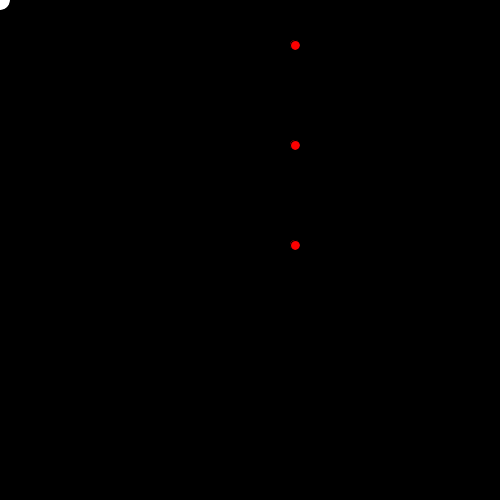
Frame 1 (no input)
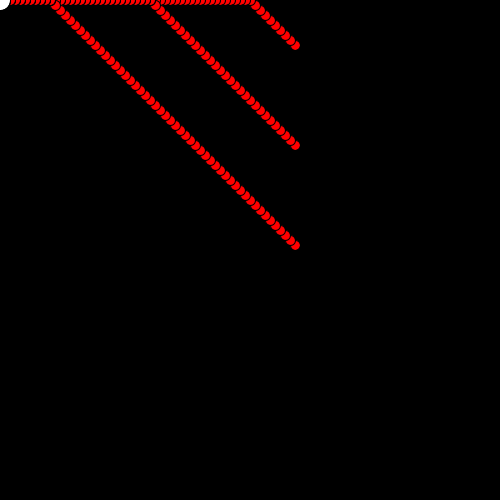
Frame 60 (the mouse pressed at the canvas centre just before this capture)
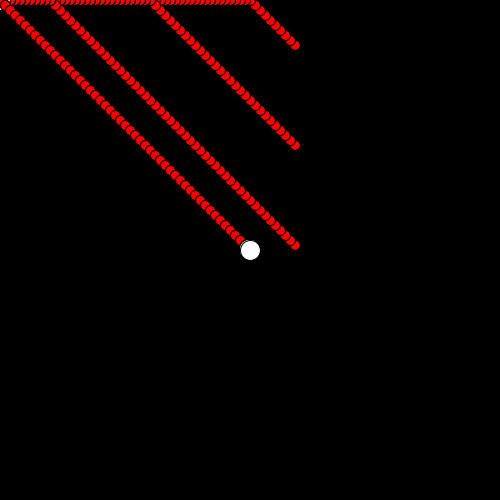
Frame 120 (the mouse held since frame 60 and released just before this capture)

The Processing sketch that drew these frames (run headless with seeded random() and noise(); from frame 60 on, the mouse is pressed at the canvas centre):

// Processing sketch: hunterAI
// ── hunterAI.pde
pc guy = new pc();
hunter [] set= new hunter[3];
int hunterSpeed = 5;

void setup() {
 size(500,500); 
 background(0);
 for(int cnt=0; cnt<set.length; cnt++){
   set[cnt]= new hunter(300,(100*cnt+50)); 
 }
}

void draw() {
  clear();
  for(int cnt=0; cnt<set.length; cnt++){
    
      if(guy.posX>set[cnt].posX){
         set[cnt].posX= set[cnt].posX + hunterSpeed; 
         
      }
      
      if(guy.posX<set[cnt].posX){
         set[cnt].posX=set[cnt].posX - hunterSpeed; 
      }
      
      if(guy.posY>set[cnt].posY){
         set[cnt].posY= set[cnt].posY + hunterSpeed; 
      }
      
      if(guy.posY<set[cnt].posY){
         set[cnt].posY= set[cnt].posY - hunterSpeed; 
      }
      
      set[cnt].show();
  }


  guy.display();
}

class pc {
  int posX=mouseX;
  int posY=mouseY;
  
//  pc(int _posX, int _posY){
//    posX= _posX;
//    posY= _posY;
//  }
  
  void display() {
    fill(255);
    ellipse(mouseX,mouseY, 20,20);
    posX=mouseX;
    posY=mouseY;
    println(posX);
    println(posY);
    
  }
}

class hunter {
 int posX;
 int posY;

 hunter(int _posX, int _posY){
  posX= _posX;
  posY= _posY;
 } 
 
 void show() {
   fill(255,0,0);
   ellipse(posX,posY,10,10);
 }
}
